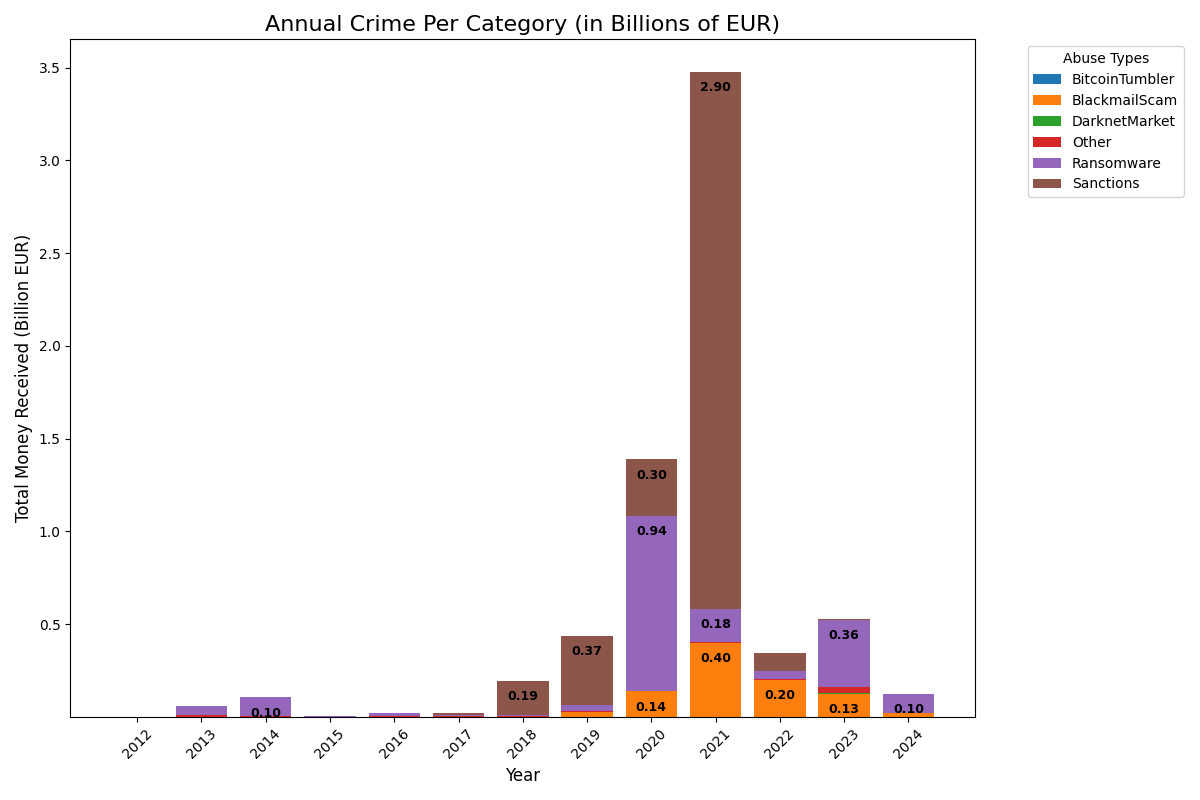

Here is the Python script that generated this plot:
import json
import os
from datetime import datetime
from decimal import Decimal
import matplotlib.pyplot as plt
from collections import defaultdict

# Paths
wallets_by_abuse_type_path = '../../data/wallets_by_abuse_type.json'
wallets_folder = '../../data/bitcoin'
exchange_rates_path = '../../data/BitcoinExchangeRates.json'

# Load Bitcoin to Euro exchange rates
with open(exchange_rates_path) as f:
    exchange_rates = json.load(f)

# Convert satoshis to BTC using Decimal for precision
def satoshis_to_btc(satoshis):
    return Decimal(satoshis) / Decimal('100000000')  # 1 BTC = 100 million satoshis

# Get EUR value for a timestamp
def get_euro_value(timestamp):
    date_str = datetime.utcfromtimestamp(timestamp).strftime('%Y-%m-%d')  # Use UTC time
    return Decimal(exchange_rates.get(date_str, '0'))

# Exclude data before 2012
def is_transaction_valid(timestamp):
    transaction_year = datetime.utcfromtimestamp(timestamp).year
    return transaction_year >= 2012

# Initialize a set to store unique wallets
unique_wallets = set()
wallets_by_abuse_type = {}

# Load wallets by abuse type and store in the set for uniqueness
with open(wallets_by_abuse_type_path) as f:
    wallets_by_abuse_type = json.load(f)
    for abuse_type, wallets in wallets_by_abuse_type.items():
        unique_wallets.update(wallets)  # Add wallets to the set to remove duplicates

# Track progress
total_wallets = len(unique_wallets)  # Total number of unique wallets
processed_wallets = 0
wallets_included = 0

# Dictionary to store total received funds per year for each abuse type
annual_stolen_funds_by_category = defaultdict(lambda: defaultdict(Decimal))

# Process each unique wallet
for wallet in unique_wallets:
    wallet_file_path = os.path.join(wallets_folder, f"{wallet[:3]}/{wallet}.json")

    if os.path.exists(wallet_file_path):
        processed_wallets += 1
        with open(wallet_file_path) as wf:
            try:
                wallet_data = json.load(wf)
            except json.JSONDecodeError:
                print(f"Error: Could not decode JSON for wallet {wallet}. Skipping...")
                continue

            # Skip wallets with extremely large total_received or n_tx values to avoid noise
            total_received = wallet_data.get('total_received', 0)
            n_tx = wallet_data.get('n_tx', 0)
            if (total_received > 10_000_000_000_000) or (n_tx > 100_000):
                continue

            wallet_included_in_result = False

            # Determine the abuse types associated with the wallet
            wallet_abuse_types = [
                abuse_type for abuse_type, wallets in wallets_by_abuse_type.items() if wallet in wallets
            ]

            # Loop through transactions
            for tx in wallet_data.get('txs', []):
                timestamp = tx.get('time')
                if not timestamp or not is_transaction_valid(timestamp):
                    continue

                conversion_rate = get_euro_value(timestamp)
                tx_year = datetime.utcfromtimestamp(timestamp).year

                # Process received funds (outputs where the wallet is the recipient)
                for output_tx in tx.get('out', []):
                    if 'addr' in output_tx and output_tx['addr'] == wallet:
                        value_in_btc = satoshis_to_btc(output_tx.get('value', 0))
                        value_in_euros = value_in_btc * conversion_rate

                        # Add the received value to each associated abuse type for the year
                        for abuse_type in wallet_abuse_types:
                            annual_stolen_funds_by_category[abuse_type][tx_year] += value_in_euros

                        wallet_included_in_result = True

            if wallet_included_in_result:
                wallets_included += 1  # Increment if wallet has valid transactions

        # Print progress after every 500 wallets processed
        if processed_wallets % 500 == 0 or processed_wallets == total_wallets:
            print(f"Processed {processed_wallets}/{total_wallets} wallets...")

# Output the number of included wallets
print(f"\nTotal wallets included in analysis: {wallets_included}")

# Calculate the total stolen money across all categories and years
total_eur = sum(
    sum(year_data.values()) for year_data in annual_stolen_funds_by_category.values()
)
print(f"\nTotal money received across all categories: {total_eur / Decimal('1_000_000_000'):.2f} billion EUR")

# Prepare data for plotting
sorted_years = sorted(
    {year for year_data in annual_stolen_funds_by_category.values() for year in year_data}
)
abuse_types = sorted(annual_stolen_funds_by_category.keys())

# Prepare amounts per year for each abuse type
amounts_per_year = {
    abuse_type: [annual_stolen_funds_by_category[abuse_type].get(year, 0) / Decimal('1_000_000_000') for year in sorted_years]
    for abuse_type in abuse_types
}

# Create a stacked bar chart
fig, ax = plt.subplots(figsize=(12, 8))

# Define colors for each abuse type
colors = [
    "#1f77b4", "#ff7f0e", "#2ca02c", "#d62728", "#9467bd", "#8c564b", "#e377c2", "#7f7f7f", "#bcbd22", "#17becf"
]

# Stack bars for each abuse type
# Define a threshold for displaying values (in billions of EUR)
display_threshold = 0.1

# Stack bars for each abuse type
bottom = [0] * len(sorted_years)
for abuse_type, color in zip(abuse_types, colors):
    values = amounts_per_year[abuse_type]
    bars = ax.bar(sorted_years, values, bottom=bottom, label=abuse_type, color=color)

    # Add labels inside each segment that exceed the threshold for better readability
    for bar in bars:
        yval = bar.get_height()
        if yval >= display_threshold:  # Only display labels above the threshold
            ax.text(
                bar.get_x() + bar.get_width() / 2,
                bar.get_y() + yval - 0.05,  # Adjust position to place text inside the bar
                f'{yval:.2f}',
                ha='center',
                va='top',  # Align text to the top of the bar segment
                fontsize=9,  # Adjust font size for readability
                color='black',  # Use white color for contrast against darker colors
                fontweight='bold'  # Bold for better visibility
            )

    # Update the bottom to stack the next set of values correctly
    bottom = [b + v for b, v in zip(bottom, values)]



# Configure plot aesthetics
ax.set_title('Annual Crime Per Category (in Billions of EUR)', fontsize=16)
ax.set_xlabel('Year', fontsize=12)
ax.set_ylabel('Total Money Received (Billion EUR)', fontsize=12)
ax.set_xticks(sorted_years)
ax.set_xticklabels(sorted_years, rotation=45)
ax.legend(title='Abuse Types', bbox_to_anchor=(1.05, 1), loc='upper left')

# Adjust layout for better display
plt.tight_layout()
plt.show()
